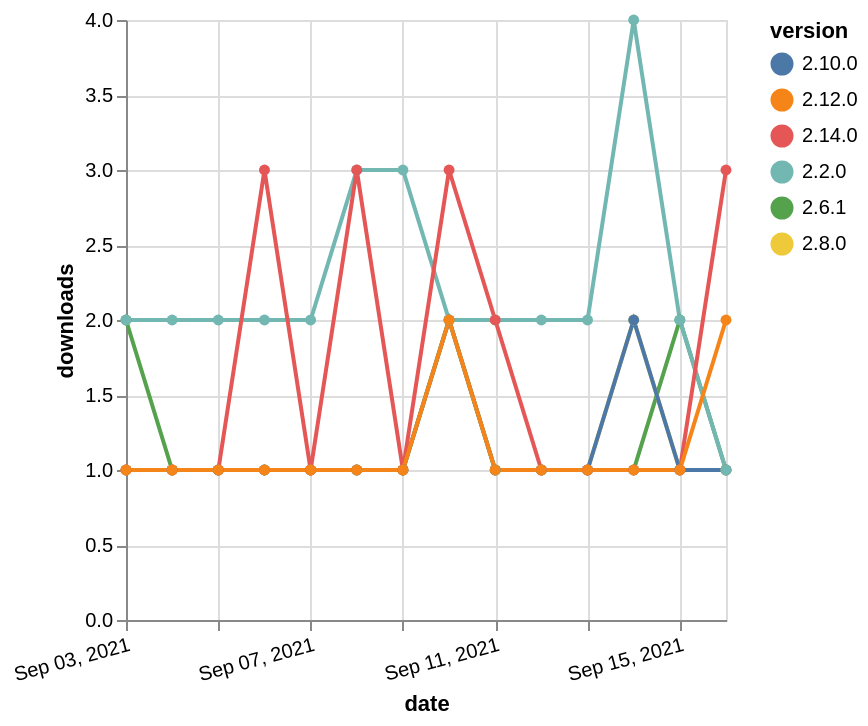

Express this chart as Vega-Lite.
### Vega-Lite specification from a JSON file in a GitHub repository (floating-point values rounded to 4 significant figures)
{"$schema": "https://vega.github.io/schema/vega-lite/v5.json", "description": "A simple bar chart with embedded data.", "data": {"values": [{"date": "2021-09-03", "total": 275, "delta": 2, "version": "2.6.1"}, {"date": "2021-09-04", "total": 276, "delta": 1, "version": "2.6.1"}, {"date": "2021-09-05", "total": 277, "delta": 1, "version": "2.6.1"}, {"date": "2021-09-06", "total": 278, "delta": 1, "version": "2.6.1"}, {"date": "2021-09-07", "total": 279, "delta": 1, "version": "2.6.1"}, {"date": "2021-09-08", "total": 280, "delta": 1, "version": "2.6.1"}, {"date": "2021-09-09", "total": 281, "delta": 1, "version": "2.6.1"}, {"date": "2021-09-10", "total": 283, "delta": 2, "version": "2.6.1"}, {"date": "2021-09-11", "total": 284, "delta": 1, "version": "2.6.1"}, {"date": "2021-09-12", "total": 285, "delta": 1, "version": "2.6.1"}, {"date": "2021-09-13", "total": 286, "delta": 1, "version": "2.6.1"}, {"date": "2021-09-14", "total": 287, "delta": 1, "version": "2.6.1"}, {"date": "2021-09-15", "total": 289, "delta": 2, "version": "2.6.1"}, {"date": "2021-09-16", "total": 290, "delta": 1, "version": "2.6.1"}, {"date": "2021-09-03", "total": 212, "delta": 1, "version": "2.8.0"}, {"date": "2021-09-04", "total": 213, "delta": 1, "version": "2.8.0"}, {"date": "2021-09-05", "total": 214, "delta": 1, "version": "2.8.0"}, {"date": "2021-09-06", "total": 215, "delta": 1, "version": "2.8.0"}, {"date": "2021-09-07", "total": 216, "delta": 1, "version": "2.8.0"}, {"date": "2021-09-08", "total": 217, "delta": 1, "version": "2.8.0"}, {"date": "2021-09-09", "total": 218, "delta": 1, "version": "2.8.0"}, {"date": "2021-09-10", "total": 220, "delta": 2, "version": "2.8.0"}, {"date": "2021-09-11", "total": 221, "delta": 1, "version": "2.8.0"}, {"date": "2021-09-12", "total": 222, "delta": 1, "version": "2.8.0"}, {"date": "2021-09-13", "total": 223, "delta": 1, "version": "2.8.0"}, {"date": "2021-09-14", "total": 225, "delta": 2, "version": "2.8.0"}, {"date": "2021-09-15", "total": 226, "delta": 1, "version": "2.8.0"}, {"date": "2021-09-16", "total": 227, "delta": 1, "version": "2.8.0"}, {"date": "2021-09-03", "total": 203, "delta": 1, "version": "2.10.0"}, {"date": "2021-09-04", "total": 204, "delta": 1, "version": "2.10.0"}, {"date": "2021-09-05", "total": 205, "delta": 1, "version": "2.10.0"}, {"date": "2021-09-06", "total": 206, "delta": 1, "version": "2.10.0"}, {"date": "2021-09-07", "total": 207, "delta": 1, "version": "2.10.0"}, {"date": "2021-09-08", "total": 208, "delta": 1, "version": "2.10.0"}, {"date": "2021-09-09", "total": 209, "delta": 1, "version": "2.10.0"}, {"date": "2021-09-10", "total": 211, "delta": 2, "version": "2.10.0"}, {"date": "2021-09-11", "total": 212, "delta": 1, "version": "2.10.0"}, {"date": "2021-09-12", "total": 213, "delta": 1, "version": "2.10.0"}, {"date": "2021-09-13", "total": 214, "delta": 1, "version": "2.10.0"}, {"date": "2021-09-14", "total": 216, "delta": 2, "version": "2.10.0"}, {"date": "2021-09-15", "total": 217, "delta": 1, "version": "2.10.0"}, {"date": "2021-09-16", "total": 218, "delta": 1, "version": "2.10.0"}, {"date": "2021-09-03", "total": 2344, "delta": 2, "version": "2.2.0"}, {"date": "2021-09-04", "total": 2346, "delta": 2, "version": "2.2.0"}, {"date": "2021-09-05", "total": 2348, "delta": 2, "version": "2.2.0"}, {"date": "2021-09-06", "total": 2350, "delta": 2, "version": "2.2.0"}, {"date": "2021-09-07", "total": 2352, "delta": 2, "version": "2.2.0"}, {"date": "2021-09-08", "total": 2355, "delta": 3, "version": "2.2.0"}, {"date": "2021-09-09", "total": 2358, "delta": 3, "version": "2.2.0"}, {"date": "2021-09-10", "total": 2360, "delta": 2, "version": "2.2.0"}, {"date": "2021-09-11", "total": 2362, "delta": 2, "version": "2.2.0"}, {"date": "2021-09-12", "total": 2364, "delta": 2, "version": "2.2.0"}, {"date": "2021-09-13", "total": 2366, "delta": 2, "version": "2.2.0"}, {"date": "2021-09-14", "total": 2370, "delta": 4, "version": "2.2.0"}, {"date": "2021-09-15", "total": 2372, "delta": 2, "version": "2.2.0"}, {"date": "2021-09-16", "total": 2373, "delta": 1, "version": "2.2.0"}, {"date": "2021-09-03", "total": 209, "delta": 1, "version": "2.14.0"}, {"date": "2021-09-04", "total": 210, "delta": 1, "version": "2.14.0"}, {"date": "2021-09-05", "total": 211, "delta": 1, "version": "2.14.0"}, {"date": "2021-09-06", "total": 214, "delta": 3, "version": "2.14.0"}, {"date": "2021-09-07", "total": 215, "delta": 1, "version": "2.14.0"}, {"date": "2021-09-08", "total": 218, "delta": 3, "version": "2.14.0"}, {"date": "2021-09-09", "total": 219, "delta": 1, "version": "2.14.0"}, {"date": "2021-09-10", "total": 222, "delta": 3, "version": "2.14.0"}, {"date": "2021-09-11", "total": 224, "delta": 2, "version": "2.14.0"}, {"date": "2021-09-12", "total": 225, "delta": 1, "version": "2.14.0"}, {"date": "2021-09-13", "total": 226, "delta": 1, "version": "2.14.0"}, {"date": "2021-09-14", "total": 227, "delta": 1, "version": "2.14.0"}, {"date": "2021-09-15", "total": 228, "delta": 1, "version": "2.14.0"}, {"date": "2021-09-16", "total": 231, "delta": 3, "version": "2.14.0"}, {"date": "2021-09-03", "total": 178, "delta": 1, "version": "2.12.0"}, {"date": "2021-09-04", "total": 179, "delta": 1, "version": "2.12.0"}, {"date": "2021-09-05", "total": 180, "delta": 1, "version": "2.12.0"}, {"date": "2021-09-06", "total": 181, "delta": 1, "version": "2.12.0"}, {"date": "2021-09-07", "total": 182, "delta": 1, "version": "2.12.0"}, {"date": "2021-09-08", "total": 183, "delta": 1, "version": "2.12.0"}, {"date": "2021-09-09", "total": 184, "delta": 1, "version": "2.12.0"}, {"date": "2021-09-10", "total": 186, "delta": 2, "version": "2.12.0"}, {"date": "2021-09-11", "total": 187, "delta": 1, "version": "2.12.0"}, {"date": "2021-09-12", "total": 188, "delta": 1, "version": "2.12.0"}, {"date": "2021-09-13", "total": 189, "delta": 1, "version": "2.12.0"}, {"date": "2021-09-14", "total": 190, "delta": 1, "version": "2.12.0"}, {"date": "2021-09-15", "total": 191, "delta": 1, "version": "2.12.0"}, {"date": "2021-09-16", "total": 193, "delta": 2, "version": "2.12.0"}]}, "width": "container", "mark": {"type": "line", "point": {"filled": true}}, "encoding": {"x": {"field": "date", "type": "temporal", "timeUnit": "yearmonthdate", "title": "date", "axis": {"labelAngle": -15}}, "y": {"field": "delta", "type": "quantitative", "title": "downloads"}, "color": {"field": "version", "type": "nominal"}, "tooltip": {"field": "delta"}}}
